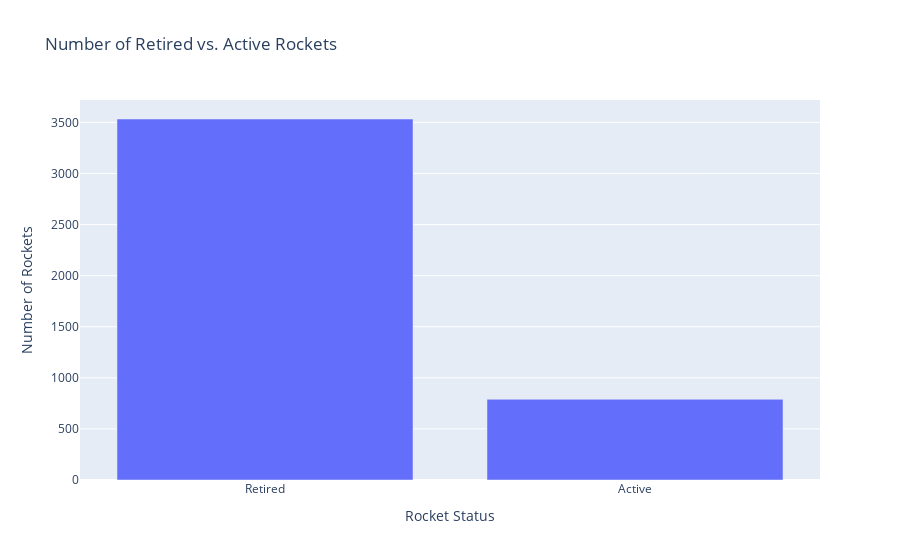

Here is the notebook cell this chart was saved with:
### Code cell
rocket_bar = px.bar(
    x=rocket_counts.index,
    y=rocket_counts.values,
    title="Number of Retired vs. Active Rockets",
    labels={'x': 'Rocket Status', 'y': 'Number of Rockets'}
)
rocket_bar.show()

### Figure 1 — Plotly figure (JSON) as saved in the notebook; plotly's stock layout.template omitted (floating-point values rounded to 4 significant figures)
{"data": [{"hovertemplate": "Rocket Status=%{x}<br>Number of Rockets=%{y}<extra></extra>", "legendgroup": "", "marker": {"color": "#636efa", "pattern": {"shape": ""}}, "name": "", "orientation": "v", "showlegend": false, "textposition": "auto", "type": "bar", "x": ["Retired", "Active"], "xaxis": "x", "y": [3534, 790], "yaxis": "y"}], "layout": {"barmode": "relative", "legend": {"tracegroupgap": 0}, "title": {"text": "Number of Retired vs. Active Rockets"}, "xaxis": {"anchor": "y", "domain": [0, 1], "title": {"text": "Rocket Status"}}, "yaxis": {"anchor": "x", "domain": [0, 1], "title": {"text": "Number of Rockets"}}}}
